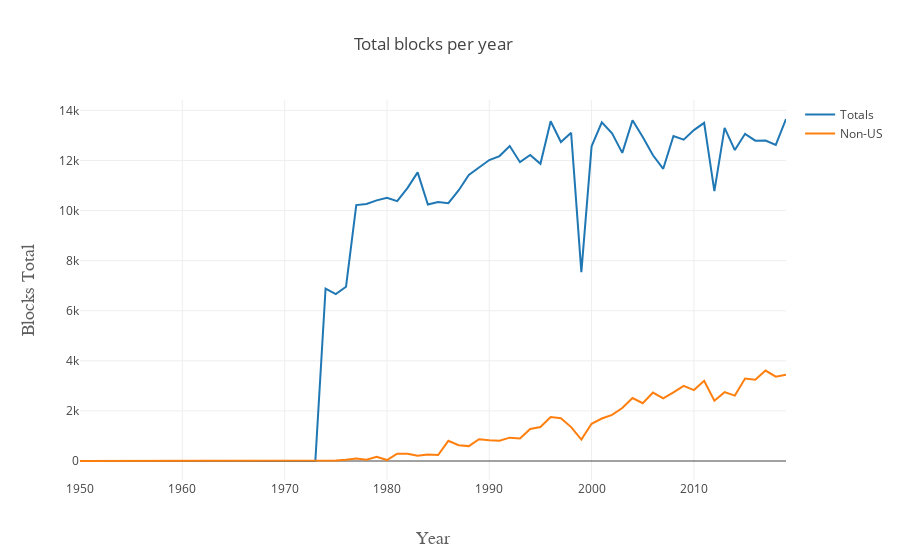

This figure's notebook cell:
### Markdown cell above
#### Blocks

### Code cell
trace1 = go.Scatter(
    x=stat_by_year.index,
    y=stat_by_year.BLK,
    name='Totals'
)
trace2 = go.Scatter(
    x=stati_by_year.index,
    y=stati_by_year.BLK,
    name='Non-US'
)

data = [trace1, trace2]
layout = go.Layout(
    title=go.layout.Title(
        text='Total blocks per year',
        xref='paper',
    ),
    xaxis=go.layout.XAxis(
        title=go.layout.xaxis.Title(
            text='Year',
            font=dict(
                family='Courier New, monospace',
                size=18,
                color='#5f5f5f'
            )
        )
    ),
    yaxis=go.layout.YAxis(
        title=go.layout.yaxis.Title(
            text='Blocks Total',
            font=dict(
                family='Courier New, monospace',
                size=18,
                color='#5f5f5f'
            )
        )
    )
)
fig = go.Figure(data=data, layout=layout)
py.offline.iplot(fig)

### Figure 1 — Plotly figure (JSON) as saved in the notebook; plotly's stock layout.template omitted (floating-point values rounded to 4 significant figures)
{"data": [{"name": "Totals", "type": "scatter", "uid": "fe440208-9875-4682-8212-3031cd143f85", "x": [1950, 1951, 1952, 1953, 1954, 1955, 1956, 1957, 1958, 1959, 1960, 1961, 1962, 1963, 1964, 1965, 1966, 1967, 1968, 1969, 1970, 1971, 1972, 1973, 1974, 1975, 1976, 1977, 1978, 1979, 1980, 1981, 1982, 1983, 1984, 1985, 1986, 1987, 1988, 1989, 1990, 1991, 1992, 1993, 1994, 1995, 1996, 1997, 1998, 1999, 2000, 2001, 2002, 2003, 2004, 2005, 2006, 2007, 2008, 2009, 2010, 2011, 2012, 2013, 2014, 2015, 2016, 2017, 2018, 2019], "y": [0, 0, 0, 0, 0, 0, 0, 0, 0, 0, 0, 0, 0, 0, 0, 0, 0, 0, 0, 0, 0, 0, 0, 0, 6887, 6663, 6961, 10222, 10267, 10408, 10515, 10376, 10897, 11525, 10243, 10341, 10294, 10805, 11421, 11734, 12019, 12178, 12581, 11933, 12222, 11869, 13567, 12737, 13106, 7543, 12566, 13524, 13089, 12304, 13608, 12938, 12209, 11669, 12979, 12833, 13214, 13504, 10777, 13306, 12418, 13067, 12793, 12796, 12623, 13658]}, {"name": "Non-US", "type": "scatter", "uid": "73ad4ab5-832b-4169-bd13-263c72c305af", "x": [1950, 1951, 1952, 1953, 1954, 1955, 1956, 1957, 1958, 1974, 1975, 1976, 1977, 1978, 1979, 1980, 1981, 1982, 1983, 1984, 1985, 1986, 1987, 1988, 1989, 1990, 1991, 1992, 1993, 1994, 1995, 1996, 1997, 1998, 1999, 2000, 2001, 2002, 2003, 2004, 2005, 2006, 2007, 2008, 2009, 2010, 2011, 2012, 2013, 2014, 2015, 2016, 2017, 2018, 2019], "y": [0, 0, 0, 0, 0, 0, 0, 0, 0, 10, 20, 48, 96, 52, 166, 37, 290, 285, 214, 256, 238, 806, 630, 595, 868, 827, 808, 932, 896, 1282, 1359, 1757, 1708, 1353, 853, 1485, 1696, 1844, 2118, 2513, 2310, 2731, 2499, 2740, 3003, 2831, 3202, 2409, 2749, 2611, 3291, 3245, 3611, 3370, 3446]}], "layout": {"title": {"text": "Total blocks per year", "xref": "paper"}, "xaxis": {"title": {"font": {"color": "#5f5f5f", "family": "Courier New, monospace", "size": 18}, "text": "Year"}}, "yaxis": {"title": {"font": {"color": "#5f5f5f", "family": "Courier New, monospace", "size": 18}, "text": "Blocks Total"}}}}
